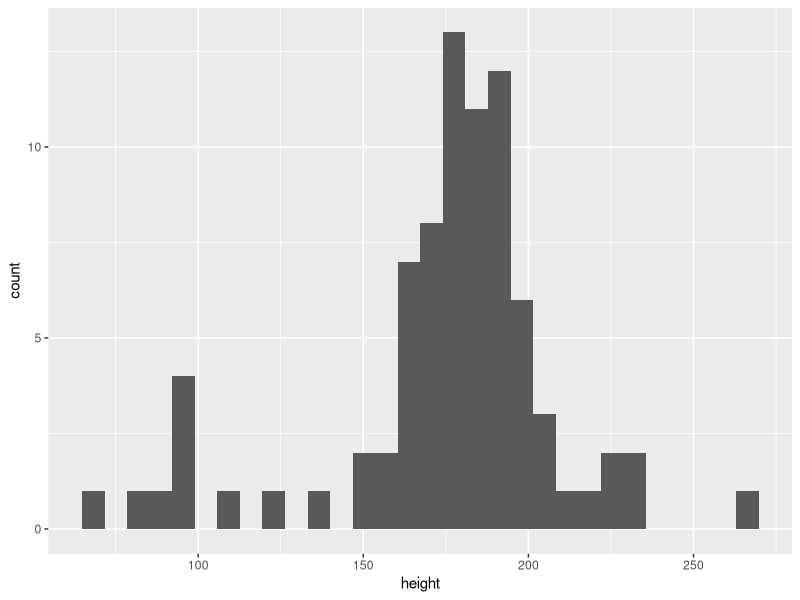
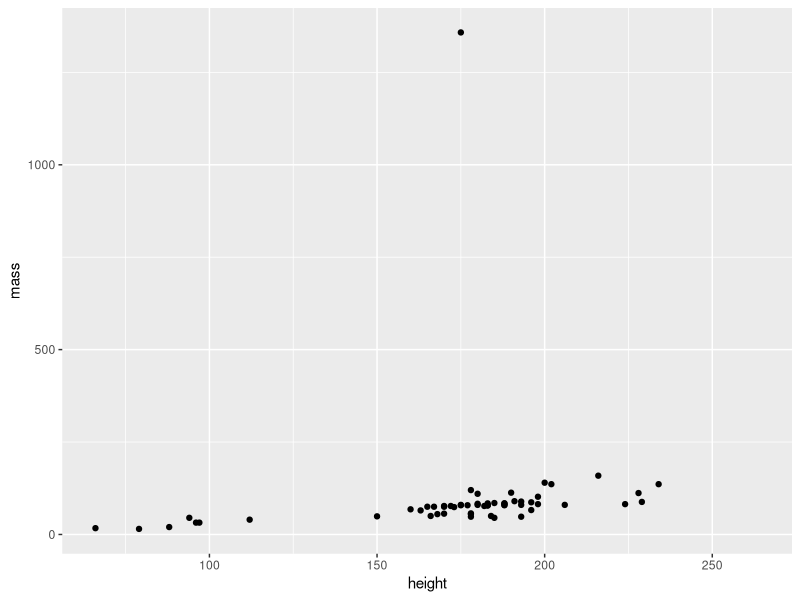

Write the R code that produced these figures, in order.
## ---- chunk 1
library(tidyverse)
## ---- chunk 2
dim(starwars)
## ---- chunk 3
ggplot(data = starwars, aes(x=height)) +
  geom_histogram()
## ---- chunk 4
ggplot(data = starwars, aes(x = height, y = mass)) +
  geom_point()
## ---- chunk 5


